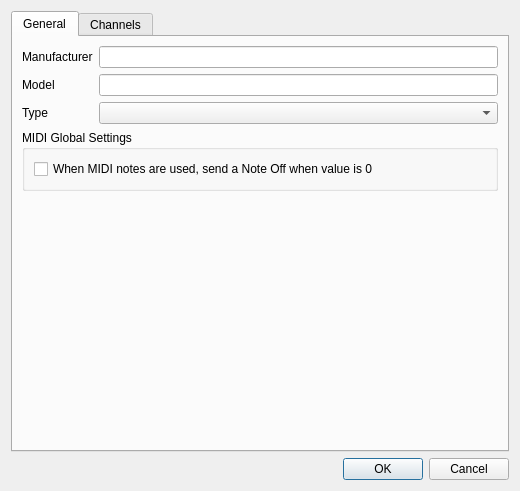
<?xml version="1.0" encoding="UTF-8"?>
<ui version="4.0">
 <author>Massimo Callegari</author>
 <comment>
  Q Light Controller Plus
  inputprofileeditor.ui

  Copyright (c) 2015 Massimo Callegari

  Licensed under the Apache License, Version 2.0 (the &quot;License&quot;);
  you may not use this file except in compliance with the License.
  You may obtain a copy of the License at

      http://www.apache.org/licenses/LICENSE-2.0.txt

  Unless required by applicable law or agreed to in writing, software
  distributed under the License is distributed on an &quot;AS IS&quot; BASIS,
  WITHOUT WARRANTIES OR CONDITIONS OF ANY KIND, either express or implied.
  See the License for the specific language governing permissions and
  limitations under the License.
 </comment>
 <class>InputProfileEditor</class>
 <widget class="QDialog" name="InputProfileEditor">
  <property name="geometry">
   <rect>
    <x>0</x>
    <y>0</y>
    <width>520</width>
    <height>476</height>
   </rect>
  </property>
  <property name="windowTitle">
   <string>Input Profile Editor</string>
  </property>
  <property name="windowIcon">
   <iconset resource="qlcui.qrc">
    <normaloff>:/input_output.png</normaloff>:/input_output.png</iconset>
  </property>
  <layout class="QVBoxLayout" name="verticalLayout">
   <item>
    <widget class="QTabWidget" name="m_tab">
     <property name="currentIndex">
      <number>0</number>
     </property>
     <widget class="QWidget" name="tab">
      <attribute name="title">
       <string>General</string>
      </attribute>
      <layout class="QGridLayout" name="gridLayout">
       <item row="0" column="0">
        <widget class="QLabel" name="m_manufacturerLabel">
         <property name="text">
          <string>Manufacturer</string>
         </property>
        </widget>
       </item>
       <item row="1" column="0">
        <widget class="QLabel" name="m_modelLabel">
         <property name="text">
          <string>Model</string>
         </property>
        </widget>
       </item>
       <item row="2" column="0">
        <widget class="QLabel" name="m_typeLabel">
         <property name="text">
          <string>Type</string>
         </property>
        </widget>
       </item>
       <item row="2" column="1">
        <widget class="QComboBox" name="m_typeCombo"/>
       </item>
       <item row="0" column="1">
        <widget class="QLineEdit" name="m_manufacturerEdit">
         <property name="toolTip">
          <string>The name of the company that made the device</string>
         </property>
         <property name="text">
          <string/>
         </property>
        </widget>
       </item>
       <item row="1" column="1">
        <widget class="QLineEdit" name="m_modelEdit">
         <property name="toolTip">
          <string>The device's model name</string>
         </property>
        </widget>
       </item>
       <item row="3" column="0" colspan="2">
        <widget class="QGroupBox" name="m_midiGroupSettings">
         <property name="title">
          <string>MIDI Global Settings</string>
         </property>
         <layout class="QGridLayout" name="gridLayout_3">
          <item row="0" column="0">
           <widget class="QCheckBox" name="m_noteOffCheck">
            <property name="text">
             <string>When MIDI notes are used, send a Note Off when value is 0</string>
            </property>
           </widget>
          </item>
         </layout>
        </widget>
       </item>
       <item row="4" column="0" colspan="2">
        <spacer name="verticalSpacer_2">
         <property name="orientation">
          <enum>Qt::Vertical</enum>
         </property>
         <property name="sizeHint" stdset="0">
          <size>
           <width>20</width>
           <height>40</height>
          </size>
         </property>
        </spacer>
       </item>
      </layout>
     </widget>
     <widget class="QWidget" name="tab_2">
      <attribute name="title">
       <string>Channels</string>
      </attribute>
      <layout class="QGridLayout" name="gridLayout_2">
       <item row="6" column="0">
        <widget class="QGroupBox" name="m_behaviourBox">
         <property name="title">
          <string>Behaviour</string>
         </property>
         <layout class="QGridLayout" name="gridLayout_5">
          <item row="0" column="0">
           <widget class="QLabel" name="m_movementLabel">
            <property name="text">
             <string>Movement</string>
            </property>
           </widget>
          </item>
          <item row="0" column="1">
           <widget class="QComboBox" name="m_movementCombo">
            <property name="sizePolicy">
             <sizepolicy hsizetype="Expanding" vsizetype="Fixed">
              <horstretch>0</horstretch>
              <verstretch>0</verstretch>
             </sizepolicy>
            </property>
            <item>
             <property name="text">
              <string>Absolute</string>
             </property>
            </item>
            <item>
             <property name="text">
              <string>Relative</string>
             </property>
            </item>
           </widget>
          </item>
          <item row="0" column="2">
           <widget class="QLabel" name="m_sensitivityLabel">
            <property name="text">
             <string>Sensitivity</string>
            </property>
           </widget>
          </item>
          <item row="0" column="3">
           <widget class="QSpinBox" name="m_sensitivitySpin">
            <property name="sizePolicy">
             <sizepolicy hsizetype="Expanding" vsizetype="Fixed">
              <horstretch>0</horstretch>
              <verstretch>0</verstretch>
             </sizepolicy>
            </property>
            <property name="minimum">
             <number>10</number>
            </property>
            <property name="maximum">
             <number>100</number>
            </property>
            <property name="value">
             <number>20</number>
            </property>
           </widget>
          </item>
          <item row="1" column="0" colspan="4">
           <widget class="QCheckBox" name="m_extraPressCheck">
            <property name="text">
             <string>Generate an extra Press/Release when toggled</string>
            </property>
           </widget>
          </item>
         </layout>
        </widget>
       </item>
       <item row="5" column="1">
        <spacer name="verticalSpacer">
         <property name="orientation">
          <enum>Qt::Vertical</enum>
         </property>
         <property name="sizeHint" stdset="0">
          <size>
           <width>20</width>
           <height>40</height>
          </size>
         </property>
        </spacer>
       </item>
       <item row="1" column="1">
        <widget class="QToolButton" name="m_removeButton">
         <property name="toolTip">
          <string>Remove the selected channels</string>
         </property>
         <property name="text">
          <string notr="true">...</string>
         </property>
         <property name="icon">
          <iconset resource="qlcui.qrc">
           <normaloff>:/edit_remove.png</normaloff>:/edit_remove.png</iconset>
         </property>
         <property name="iconSize">
          <size>
           <width>32</width>
           <height>32</height>
          </size>
         </property>
        </widget>
       </item>
       <item row="4" column="1">
        <widget class="QToolButton" name="m_wizardButton">
         <property name="toolTip">
          <string>Automatically add channels to the list when you wiggle the device's controls</string>
         </property>
         <property name="text">
          <string notr="true">...</string>
         </property>
         <property name="icon">
          <iconset resource="qlcui.qrc">
           <normaloff>:/wizard.png</normaloff>:/wizard.png</iconset>
         </property>
         <property name="iconSize">
          <size>
           <width>32</width>
           <height>32</height>
          </size>
         </property>
         <property name="checkable">
          <bool>true</bool>
         </property>
        </widget>
       </item>
       <item row="2" column="1">
        <widget class="QToolButton" name="m_editButton">
         <property name="toolTip">
          <string>Edit the selected channel</string>
         </property>
         <property name="text">
          <string notr="true">...</string>
         </property>
         <property name="icon">
          <iconset resource="qlcui.qrc">
           <normaloff>:/edit.png</normaloff>:/edit.png</iconset>
         </property>
         <property name="iconSize">
          <size>
           <width>32</width>
           <height>32</height>
          </size>
         </property>
        </widget>
       </item>
       <item row="0" column="0" rowspan="6">
        <widget class="QTreeWidget" name="m_tree">
         <property name="sizePolicy">
          <sizepolicy hsizetype="Expanding" vsizetype="MinimumExpanding">
           <horstretch>0</horstretch>
           <verstretch>0</verstretch>
          </sizepolicy>
         </property>
         <property name="selectionMode">
          <enum>QAbstractItemView::ExtendedSelection</enum>
         </property>
         <property name="rootIsDecorated">
          <bool>false</bool>
         </property>
         <property name="itemsExpandable">
          <bool>false</bool>
         </property>
         <property name="sortingEnabled">
          <bool>true</bool>
         </property>
         <property name="allColumnsShowFocus">
          <bool>true</bool>
         </property>
         <column>
          <property name="text">
           <string>Channel</string>
          </property>
         </column>
         <column>
          <property name="text">
           <string>Name</string>
          </property>
         </column>
         <column>
          <property name="text">
           <string>Type</string>
          </property>
         </column>
        </widget>
       </item>
       <item row="3" column="1">
        <widget class="Line" name="line">
         <property name="orientation">
          <enum>Qt::Horizontal</enum>
         </property>
        </widget>
       </item>
       <item row="0" column="1">
        <widget class="QToolButton" name="m_addButton">
         <property name="toolTip">
          <string>Add a new channel description</string>
         </property>
         <property name="text">
          <string notr="true">...</string>
         </property>
         <property name="icon">
          <iconset resource="qlcui.qrc">
           <normaloff>:/edit_add.png</normaloff>:/edit_add.png</iconset>
         </property>
         <property name="iconSize">
          <size>
           <width>32</width>
           <height>32</height>
          </size>
         </property>
        </widget>
       </item>
       <item row="7" column="0">
        <widget class="QGroupBox" name="m_feedbackGroup">
         <property name="title">
          <string>Custom feedback</string>
         </property>
         <layout class="QGridLayout" name="gridLayout_4">
          <property name="topMargin">
           <number>3</number>
          </property>
          <property name="bottomMargin">
           <number>3</number>
          </property>
          <item row="0" column="2">
           <widget class="QLabel" name="label_2">
            <property name="text">
             <string>Upper value</string>
            </property>
           </widget>
          </item>
          <item row="0" column="3">
           <widget class="QSpinBox" name="m_upperVelocitySpin">
            <property name="minimum">
             <number>0</number>
            </property>
            <property name="maximum">
             <number>255</number>
            </property>
            <property name="value">
             <number>255</number>
            </property>
           </widget>
          </item>
          <item row="0" column="0">
           <widget class="QLabel" name="label">
            <property name="text">
             <string>Lower value</string>
            </property>
           </widget>
          </item>
          <item row="0" column="1">
           <widget class="QSpinBox" name="m_lowerVelocitySpin">
            <property name="maximum">
             <number>255</number>
            </property>
           </widget>
          </item>
          <item row="1" column="0" colspan="4">
          <widget class="QFrame" name="m_ChannelFeedbackGroup">
            <layout class="QGridLayout" name="m_channelGridLayout"> 
              <property name="leftMargin">
                <number>0</number>
              </property>
              <property name="rightMargin">
                <number>0</number>
              </property>      
              <item row="0" column="2">
                <widget class="QLabel" name="label_3">
                <property name="text">
                  <string>Upper channel</string>
                </property>
                </widget>
              </item>
              <item row="0" column="3">
                <widget class="QSpinBox" name="m_upperChannelSpin">
                <property name="minimum">
                  <number>0</number>
                </property>
                <property name="maximum">
                  <number>16</number>
                </property>
                <property name="value">
                  <number>0</number>
                </property>
                </widget>
              </item>
              <item row="0" column="0">
                <widget class="QLabel" name="label">
                <property name="text">
                  <string>Lower channel</string>
                </property>
                </widget>
              </item>
              <item row="0" column="1">
                <widget class="QSpinBox" name="m_lowerChannelSpin">
                <property name="maximum">
                  <number>16</number>
                </property>
                </widget>
              </item>
            </layout>
          </widget>
          </item>
         </layout>
        </widget>
       </item>
      </layout>
     </widget>
    </widget>
   </item>
   <item>
    <widget class="QDialogButtonBox" name="m_buttonBox">
     <property name="orientation">
      <enum>Qt::Horizontal</enum>
     </property>
     <property name="standardButtons">
      <set>QDialogButtonBox::Cancel|QDialogButtonBox::Ok</set>
     </property>
    </widget>
   </item>
  </layout>
 </widget>
 <resources>
  <include location="qlcui.qrc"/>
 </resources>
 <connections>
  <connection>
   <sender>m_buttonBox</sender>
   <signal>accepted()</signal>
   <receiver>InputProfileEditor</receiver>
   <slot>accept()</slot>
   <hints>
    <hint type="sourcelabel">
     <x>248</x>
     <y>254</y>
    </hint>
    <hint type="destinationlabel">
     <x>157</x>
     <y>274</y>
    </hint>
   </hints>
  </connection>
  <connection>
   <sender>m_buttonBox</sender>
   <signal>rejected()</signal>
   <receiver>InputProfileEditor</receiver>
   <slot>reject()</slot>
   <hints>
    <hint type="sourcelabel">
     <x>316</x>
     <y>260</y>
    </hint>
    <hint type="destinationlabel">
     <x>286</x>
     <y>274</y>
    </hint>
   </hints>
  </connection>
 </connections>
</ui>
